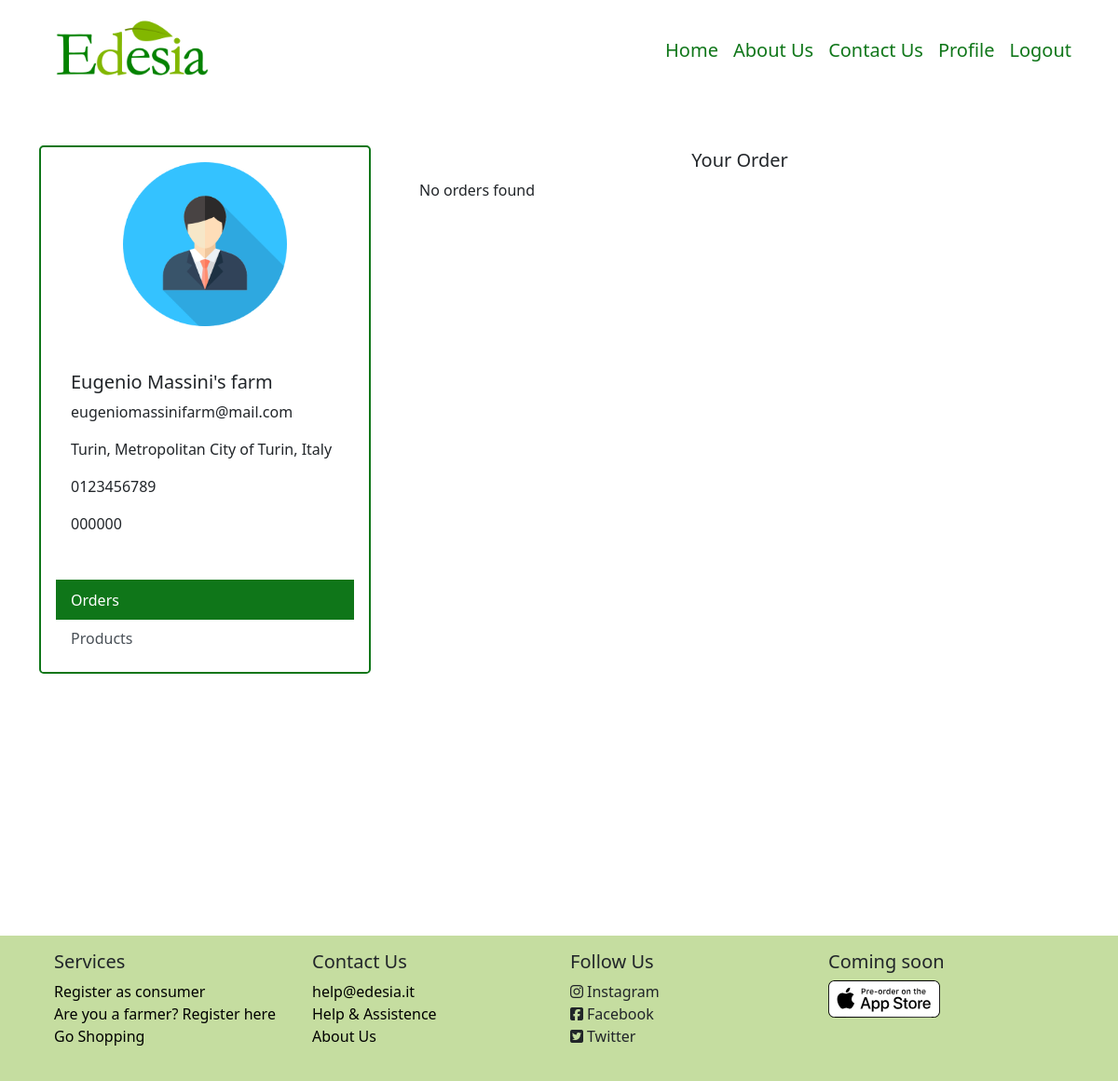
The page /supplier/7/orders (signed in) on the database as committed earlier.
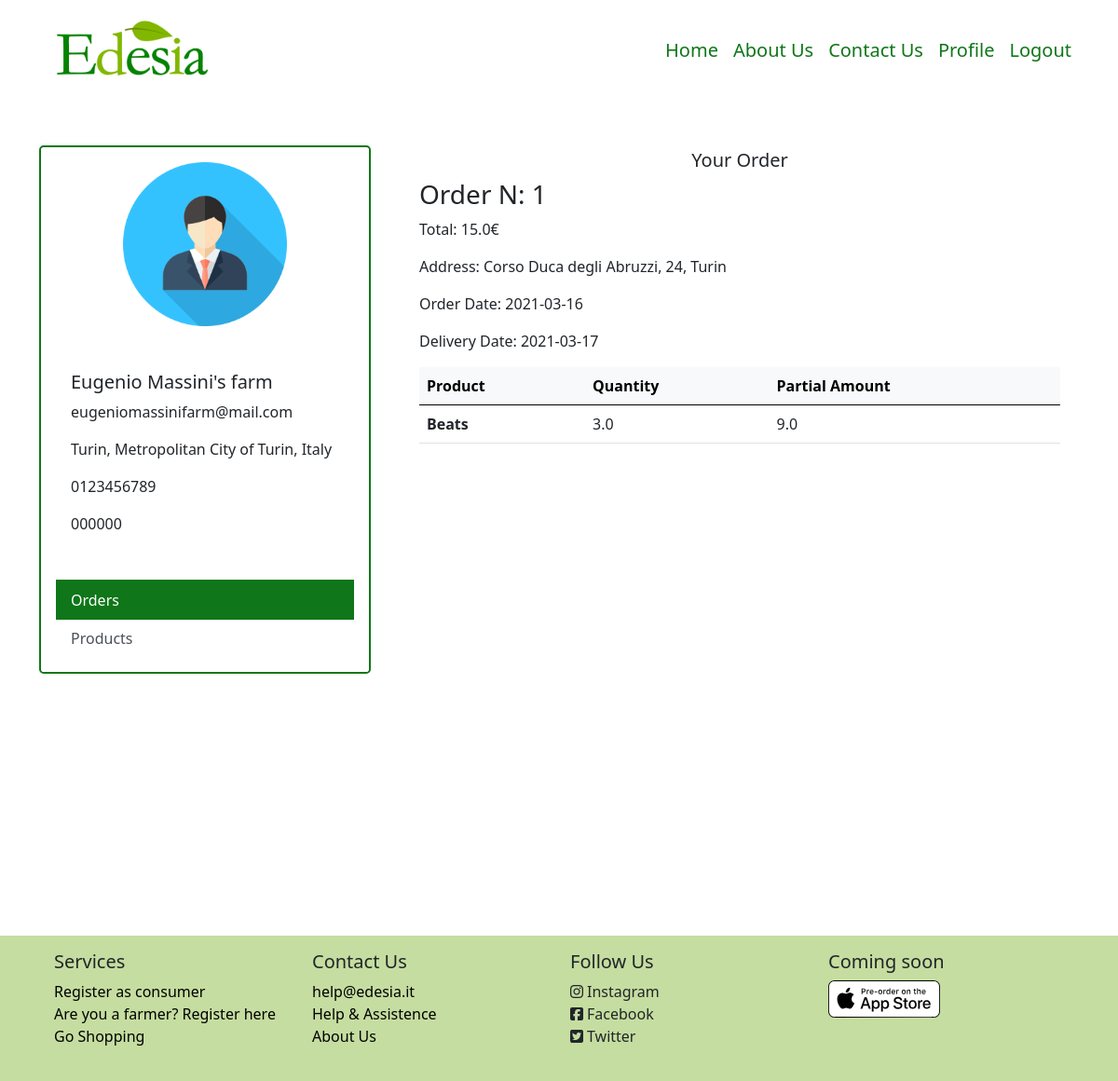
The same page on the database as committed later.
### model.py (models this page shows, shortened)
class Supplier (db.Model):
    id = db.Column(db.Integer, db.ForeignKey('user.id'), primary_key=True)
    supplier_name = db.Column(db.String(50), nullable=False)
    supplier_address = db.Column(db.String(100), nullable=False)
    supplier_city = db.Column(db.String(50))
    supplier_phone = db.Column(db.String(12), nullable=False)
    piva = db.Column(db.String(25), nullable=False)
    description = db.Column(db.String(500), nullable=True)
    __mapper_args__ = {
        'polymorphic_identity': 'supplier',
    }

class User (UserMixin, db.Model):
    id = db.Column(db.Integer, primary_key=True)  # Auto-incrementing
    email = db.Column(db.String(50), unique=True, nullable=False)
    name = db.Column(db.String(50), nullable=False)
    password_hash = db.Column(db.String(200), nullable=False)
    roleid = db.Column(db.Integer, db.ForeignKey('role.id'))
    type = db.Column(db.String(30))
    __mapper_args__ = {
        'polymorphic_identity': 'user',
        'polymorphic_on': type
    }

class Order (db.Model):
    id = db.Column(db.Integer, primary_key=True)
    consumer_id = db.Column(db.Integer, db.ForeignKey('consumer.id'))
    supplier_id = db.Column(db.Integer, db.ForeignKey('supplier.id'))
    date = db.Column(db.Date)
    delivery_date = db.Column(db.Date)
    amount = db.Column(db.Float)
    review = db.Column(db.Boolean, default=False)

class Consumer(db.Model):
    id = db.Column(db.Integer, db.ForeignKey('user.id'), primary_key=True)
    consumer_name = db.Column(db.String(50), nullable=False)
    consumer_surname = db.Column(db.String(50), nullable=False)
    consumer_address = db.Column(db.String(50), nullable=False)
    consumer_phone = db.Column(db.String(12), nullable=False)
    __mapper_args__ = {
        'polymorphic_identity': 'consumer',
    }

class OrderLine(db.Model):
    id = db.Column(db.Integer, primary_key=True)
    order_id = db.Column(db.Integer, db.ForeignKey('order.id'))
    supplier_id = db.Column(db.Integer, db.ForeignKey('supplier.id'))
    product_id = db.Column(db.Integer, db.ForeignKey('product.id'))
    product_name = db.Column(db.String)
    quantity = db.Column(db.Float)
    partial_amount = db.Column(db.Float)

### app.py (the view, shortened to what this page needs)
@app.route('/supplier/<int:id>/<page>', methods=['GET', 'POST'])
@login_required
def supplier(id, page):
    supplier = Supplier.query.filter_by(id=id).first()
    user = User.query.filter_by(id=id).first()
    if page == "orders":
        orders = Order.query.filter_by(supplier_id=id).all()
        l_order_cons = []
        class OrderCons():
            def __init__(self, order, content, consumer):
                self.order = order
                self.content = content
                self.consumer = consumer
        for o in orders:
            products = []
            lines = OrderLine.query.filter_by(order_id=o.id).all()
            consumer = Consumer.query.filter_by(id=o.consumer_id).first()
            for l in lines:
                products.append(l)
            l_order_cons.append(OrderCons(o, products, consumer))
        return render_template('Pages/profile/profile_supplier-orders.html', supplier=supplier, user=user, orders=l_order_cons)
    elif page == "products":
        products = Product.query.filter_by(supplier_id=id).all()
        return render_template('Pages/profile/profile_supplier-products.html', supplier=supplier, user=user, products=products)

### model.py (called while the page is built)
@login_manager.user_loader
def load_user(user_id):
    return User.query.get(int(user_id))

### templates/Pages/profile/profile_supplier-orders.html
{% extends 'Pages/profile/profile-supplier.html' %}
{% block specific %}
                    <div class="row text-center">
                        <h5>Your Order</h5>
                    </div>
                    {% if orders %}
                    {% for order in orders %}
                        <h3>Order N: {{ order.order.id }}</h3>
                        <p>Total: {{ order.order.amount }}€</p>
                        <p>Address: {{ order.consumer.consumer_address}}</p>
                        <p>Order Date: {{ order.order.date }}</p>
                        <p>Delivery Date: {{ order.order.delivery_date }}</p>
                    <div class="table-responsive-lg">
                        <table class="table table-hover">
                            <thead class="table-light">
                                <tr>
                                    <th scope="col">Product</th>
                                    <th scope="col">Quantity</th>
                                    <th scope="col">Partial Amount</th>
                                </tr>
                            </thead>
                            <tbody>
                            {% for line in order.content %}
                                <tr>
                                    <th scope="row">{{ line.product_name }}</th>
                                    <td>{{line.quantity}}</td>
                                    <td>{{ line.partial_amount}}</td>
                                </tr>
                            {% endfor %}
                            </tbody>
                        </table>
                    </div>
                {% endfor %}
                {% else %}
                    <p>No orders found</p>
                {% endif %}
{% endblock %}

### templates/Pages/profile/profile-supplier.html (shortened to what this page needs)
{% extends 'Components/base.html' %}
{% block body %}
    <div class="container-lg min-vh-100">
        <div class="row mt-5 mb-5">
            <div class="col-md-4">
                <div class="card m-auto rounded-3 border-2" id="cardProfileConsumer">
                    <img src="/static/images/avatar.png" class="card-img-top mt-3 mb-3 m-auto" style="width: 50%">
                    <div class="card-body m-3">
                        <h5 class="card-title">{{ supplier.supplier_name }}</h5>
                        <p class="card-text">{{ user.email }}</p>
                        <p class="card-text">{{ supplier.supplier_address }}</p>
                        <p class="card-text">{{ supplier.supplier_phone }}</p>
                        <p class="card-text">{{ supplier.piva }}</p>
                    </div>
                    <div class="list-group list-group-flush m-3" id="mylist">
                        {% if products %}
                            <a class="list-group-item list-group-item-action" href="{{ url_for('supplier', id=supplier.id, page='orders')}}">Orders</a>
                            <a class="list-group-item list-group-item-action active" href="{{ url_for('supplier', id=supplier.id, page='products')}}">Products</a>
                        {% else %}
                            <a class="list-group-item list-group-item-action active" href="{{ url_for('supplier', id=supplier.id, page='orders')}}">Orders</a>
                            <a class="list-group-item list-group-item-action" href="{{ url_for('supplier', id=supplier.id, page='products')}}">Products</a>
                        {% endif %}
                    </div>
                </div>
            </div>
             <div class="col">
                    <div class="container-fluid m-1">
                    {% block specific %}
                    {% endblock %}
                    </div>
             </div>
        </div>
    </div>
{% endblock %}

### templates/Components/base.html (shortened to what this page needs)
<!DOCTYPE html>
<html lang="en">
<head>
    {% block head %}
        <link href="/static/personal.css" rel="stylesheet">
        <link href="/static/bootstrap/css/bootstrap.css" rel="stylesheet">
    {% endblock %}
</head>
<body>
{% block navbar %}
    <nav class="navbar navbar-expand-lg">
        <div class="container-lg">
            <a class="navbar-brand" href="{{ url_for('homepage') }}">
                <img src="/static/images/logo_no_slogan.png" class="img-fluid ratio-21x9" width="200">
            </a>
            <div class="navbar-nav fs-5" id="navbarItem">
                <a class="nav-link"  href="{{ url_for('homepage') }}">Home</a>
                <a class="nav-link" href="{{ url_for('about_us') }}">About Us</a>
                <a class="nav-link" href="{{ url_for('contact_us') }}">Contact Us</a>
                {% if current_user.is_authenticated %}
                    {% if session['roleid'] == 1 %}
                         <a class="nav-link" href="{{ url_for('supplier', id=session['id'], page='orders') }}">Profile</a>
                    {% elif  session['roleid'] == 2 %}
                        <a class="nav-link" href="{{ url_for('consumer', id=session['id']) }}">Profile</a>
                    {% endif %}
                    <a class="nav-link" href="{{ url_for('logout') }}">Logout</a>
                {% else %}
                    <a class="nav-link" href="{{ url_for('registration', type_user='general') }}">Registration</a>
                    <a class="nav-link" href="{{ url_for('login') }}">Login</a>
                {% endif %}
            </div>
        </div>
    </nav>
{% endblock %}
{% block body %}
{% endblock %}
{% block footer %}
    <div class="container-fluid mt-5" style="background-color: #C5DDA0">
        <div class="container-lg" id="footer">
            <div class="row row-cols-md-4 p-3">
                <div class="col-md pb-1 m-auto navbar-light">
                    <h5>Services</h5>
                    <ul class="list-unstyled">
                        <li><a href="{{ url_for('registration', type_user='consumer') }}">Register as consumer</a></li>
                        <li><a href="{{ url_for('registration', type_user='supplier') }}">Are you a farmer? Register here</a></li>
                        <li><a href="#search">Go Shopping</a></li>
                    </ul>
                </div>
                 <div class="col-md pb-1 m-auto">
                    <h5>Contact Us</h5>
                    <ul class="list-unstyled">
                        <li><a href="mailto:help@edesia.it">help@edesia.it</a></li>
                        <li><a href="{{ url_for('contact_us') }}">Help & Assistence</a></li>
                        <li><a href="{{ url_for('about_us') }}">About Us</a></li>
                    </ul>
                </div>
                 <div class="col-md pb-1 m-auto">
                     <h5>Follow Us</h5>
                     <ul class="list-unstyled">
                         <li><i class="fab fa-instagram pe-1"></i>Instagram</li>
                         <li><i class="fab fa-facebook-square pe-1"></i>Facebook</li>
                         <li><i class="fab fa-twitter-square pe-1"></i>Twitter</li>
                     </ul>
                </div>
                 <div class="col-md pb-1">
                     <h5>Coming soon</h5>
                     <img src="/static/images/homepage/coming_soon_apple.svg" class="img-fluid">
                </div>
            </div>
        </div>
    </div>
{% endblock %}
</body>
</html>

### static/personal.css (style rules this page uses)
.nav-link { color: #0F7619; }
#footer a { text-decoration: none; color: black; }
#searchBar input, #cardResult, #cardProfileConsumer { border-color: #0F7619;; }
#mylist .active { background-color: #0F7619; border-color: #0F7619; }

Rows that differ between the two databases and show on the page:
now on this page (row edited): Order: order.id "1", order.amount "15.0", order "2021-03-16", order.delivery_date "2021-03-17"
now on this page (row unchanged): Consumer: consumer.consumer_address "Corso Duca degli Abruzzi, 24, Turin"
now on this page (row unchanged): OrderLine: product_name "Beats", quantity "3.0", partial_amount "9.0"
Other text that changed with them:
new list line: "Order N: Total: € Address: Order Date: Delivery Date: Product Quantity Partial Amount"
text no longer shown: "No orders found"
